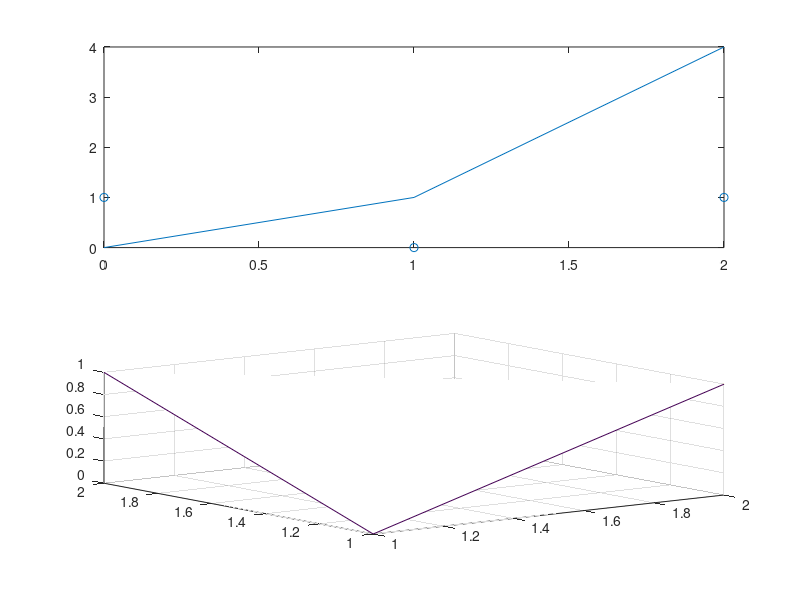

Here is the MATLAB script that generated this plot:
f = figure(32);
top = subplot(211);
line = plot([0, 1, 2], [0, 1, 4]);
hold on
dots = scatter([0, 1, 2], [1, 0, 1]);

bottom = subplot(212);
mesh_handle = mesh([0, 1; 1, 0]);

figure_type = get(f, 'Type');
figure_children = get(f, 'Children');
top_type = get(top, 'Type');
top_parent = get(top, 'Parent');
top_children = get(top, 'Children');
bottom_children = get(bottom, 'Children');
line_type = get(line, 'Type');
line_parent = get(line, 'Parent');
dots_parent = get(dots, 'Parent');
mesh_parent = get(mesh_handle, 'Parent');
